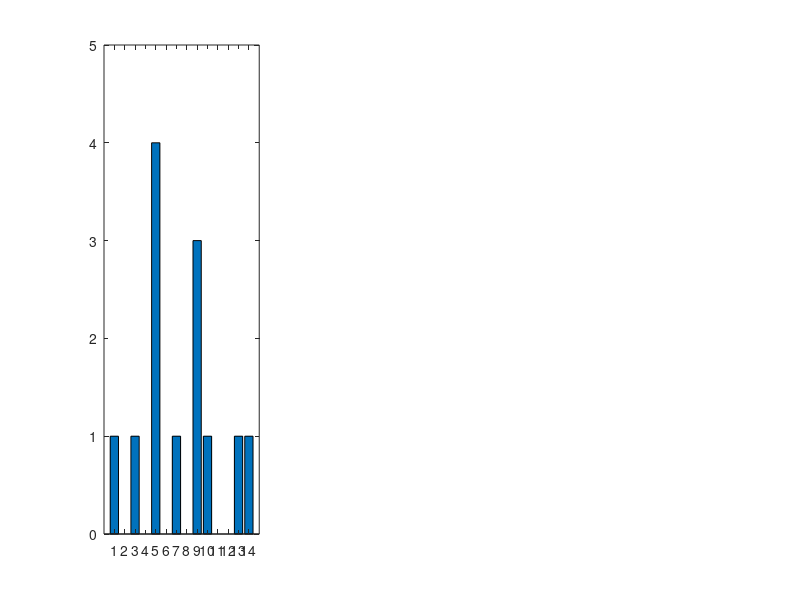

Recreate this plot in MATLAB.
%Mean Median Mode Quartile
%prctile percentiles of a data set
%Mode most frequent values in array
%Range Interquartile Range
%Variance std = var^(1/2)
% load stockreturns;
% x4 = stockes(:,4);

%Figures
% x = 1:14;
% freqy = [1 0 1 0 4 0 1 0 3 1 0 0 1 1];
% subplot(1,3,1);
% bar(x,freqy);
% xlim([0 15]);
% subplot(1,3,2);
% area(x,freqy);
% xlim([0 15]);
% subplot(1,3,3);
% stem(x,freqy);
% xlim([0 15]);

x = [1 3 5 5 5 5 7 9 9 9 10 13 14];
count = zeros(length(x)+1);
numsample = length(count);
for i=1:(length(x)+1)
    count(i) = length(find(x==i));
end
subplot(1,3,1);
bar(1:numsample,count,'stacked'); 
xlim([0 15]);ylim([0 5]);
% subplot(1,3,2);
% area(1:numsample,count,'stacked'); 
% xlim([0 15]);ylim([0 5]);
% subplot(1,3,3);
% stem(1:numsample,count,'stacked'); 
% xlim([0 15]);ylim([0 5]);
% x=unique(A);
% [f,xout]=hist(A,x);
% subplot(1,3,1);  bar(x,f);  xlim([0 15]); 
% subplot(1,3,2);  area(x,f);  xlim([0 15]); 
% subplot(1,3,3);  stem(x,f);  xlim([0 15]);

